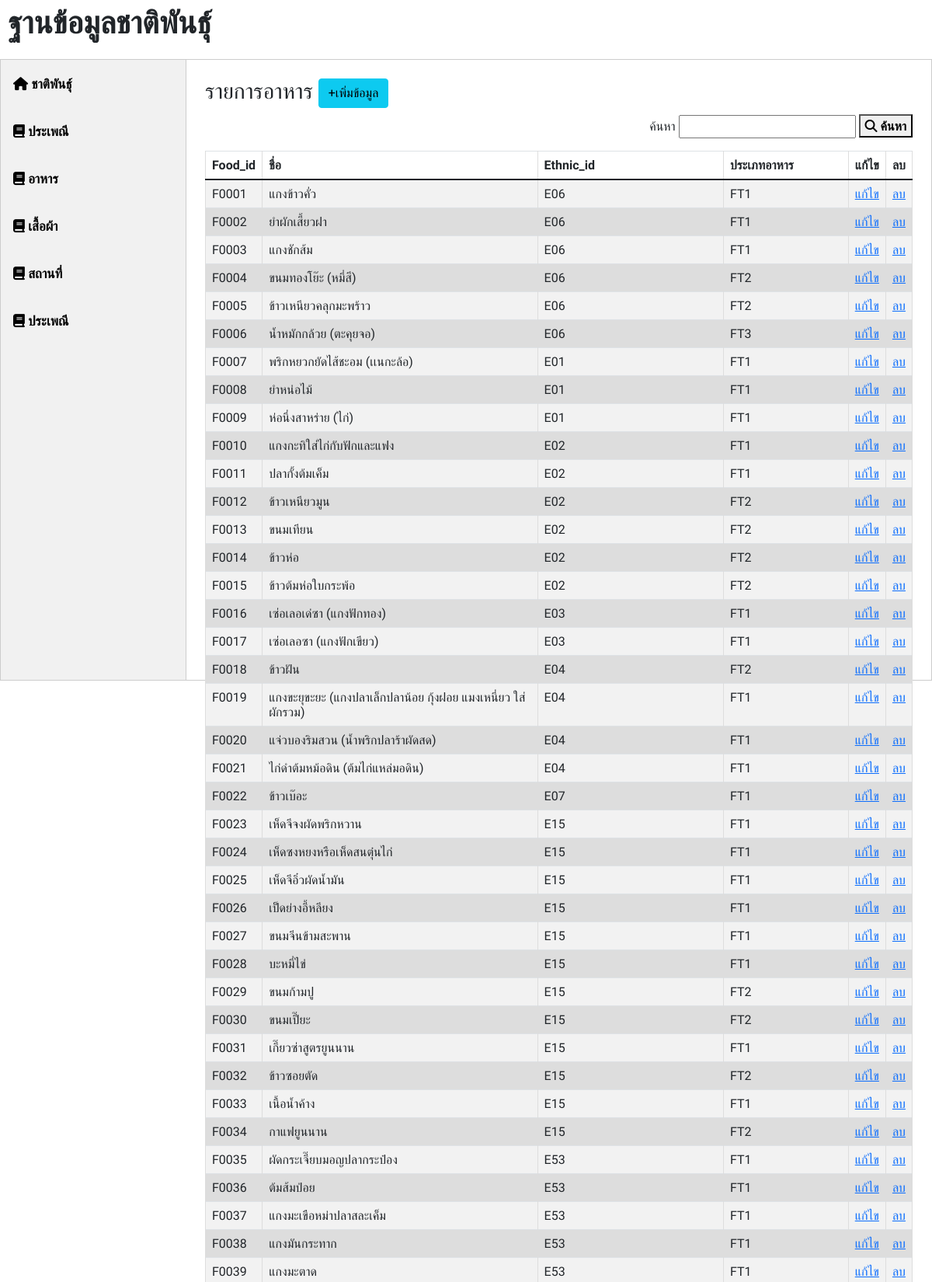
The page /admin/old/amfood.php (upper part) on the database its author committed.
### tables this page shows
CREATE TABLE `food` (
  `Food_id` varchar(25) NOT NULL,
  `Food_name` varchar(100) NOT NULL,
  `Ethnic_id` varchar(25) NOT NULL,
  `Foodtype_id` varchar(25) NOT NULL
);

### admin/old/amfood.php (the view, shortened to what this page needs)
<?php include("Connect.php");?>
<html>
<head>
        <link href="https://cdn.jsdelivr.net/npm/bootstrap@5.1.1/dist/css/bootstrap.min.css" rel="stylesheet">
<link rel="stylesheet" type="text/css" href="styleAll.css">
</head>
<body>
<div>
<font class="above"><B>ฐานข้อมูลชาติพันธุ์</font></B>
</div>
<div class="tab">
<a href="Home.php"><button class="tablinks"><i class='fas fa-home'> ชาติพันธุ์</i></button>
<a href="amcustom.php"><button class="tablinks"><i class='fas fa-book'>  ประเพณี</i></button></a>
  <button class="tablinks"><i class='fas fa-book'>  อาหาร</i></button></a>
  <a href="amclothes.php"><button class="tablinks"><i class='fas fa-book'> เสื้อผ้า</i></button></a>
  <a href="amallplace.php"><button class="tablinks"><i class='fas fa-book'> สถานที่</i></button></a>
  <button class="tablinks" id="defaultOpen"><i class='fas fa-book'>  ประเพณี</i></button>
</div>
<div id="Home" class="tabcontent" >
<div class="container">
            <div class="row">
                <div class="col-md-12"> <br>
                    <h3>รายการอาหาร <a href="AddEthnic.php" class="btn btn-info">+เพิ่มข้อมูล</a> </h3>
          <div class="search"><form action="emp.php" method="post">
ค้นหา <input type="text"  name="text"  >
<button style='height:30px' type='submit' name='submit' value='ค้นหา' ><i class="fa fa-search"> ค้นหา</i></button></div>
                    <table class="table table-striped  table-hover table-responsive table-bordered">
                        <thead>
                            <tr>
                                <th width="5%">Food_id</th>
                                <th width="45%">ชื่อ</th>
                                <th width="30%">Ethnic_id</th>
                                <th width="20%">ประเภทอาหาร</th>
                                <th width="5%">แก้ไข</th>
                                <th width="5%">ลบ</th>
                            </tr>
                        </thead>
                        <tbody>
                        <?php
                        $sql1 = "SELECT * FROM food";
                        $q1 = mysqli_query( $conn, $sql1 );
                         while($row = mysqli_fetch_array($q1)) {
                            echo"<tr>";
                                echo"<td>".$row['Food_id']."</td>";
                                echo "<td>".$row['Food_name']."</td>";
                                echo "<td>".$row['Ethnic_id']."</td>";
                                echo "<td>".$row['Foodtype_id']."</td>";
                                echo'<td><a href="formEdit.php?id='.$row['Ethnic_id'].'class="btn btn-warning btn-sm">แก้ไข</a></td>';
                                echo'<td><a href="del.php?id='.$row['Ethnic_id'].'class="btn btn-danger btn-sm" onclick="return confirm("ยืนยันการลบข้อมูลใช่หรือไม่")">ลบ</a></td>';
                            echo"</tr>";
                          }
            echo"</tbody>";
                    echo "</table>";
            echo"</div>";
            echo"</div>";
        echo"</div>";
        ?>
</body>
</html>

### admin/old/styleAll.css (style rules this page uses)
* { box-sizing: border-box }
body { font-family: 'Sarabun', sans-serif; }
.tab { float: left; border: 1px solid #ccc; background-color: #f1f1f1; width: 20%; height: 100%; }
.tab button { display: block; background-color: inherit; color: black; padding: 22px 16px; width: 100%; border: none; outline: none; text-align: left; cursor: pointer; transition: 0.3s; font-size: 17px; }
.tabcontent { float: left; padding: 0px 12px; border: 1px solid #ccc; width: 80%; border-left: none; height: 100%; }
.above { margin-top: 2%; margin-left: 10px; font-size: 40px; }
table { font-family: 'Sarabun', sans-serif; border-collapse: collapse; width: 90%; margin-left: auto; margin-right: auto; margin-top: 3%; }
td, th { border: 1px solid #dddddd; text-align: left; padding: 8px; }
tr:nth-child(even) { background-color: #dddddd; }

### admin/old/amfood.php (style rules this page uses)
.search { float: right; }

### rows shown on the page
food: Food_id "F0001", Food_name "แกงข้าวคั่ว", Ethnic "E06", Foodtype "FT1"
food: Food_id "F0002", Food_name "ยําผักเสี้ยวฝา", Ethnic "E06", Foodtype "FT1"
food: Food_id "F0003", Food_name "แกงชักส้ม", Ethnic "E06", Foodtype "FT1"
food: Food_id "F0004", Food_name "ขนมทองโย๊ะ (หมี่สี)", Ethnic "E06", Foodtype "FT2"
food: Food_id "F0005", Food_name "ข้าวเหนียวคลุกมะพร้าว", Ethnic "E06", Foodtype "FT2"
food: Food_id "F0006", Food_name "น้ำหมักกล้วย (ตะคุยจอ)", Ethnic "E06", Foodtype "FT3"
food: Food_id "F0007", Food_name "พริกหยวกยัดไส้ชะอม (เเนกะล้อ)", Ethnic "E01", Foodtype "FT1"
food: Food_id "F0008", Food_name "ยำหน่อไม้", Ethnic "E01", Foodtype "FT1"
food: Food_id "F0009", Food_name "ห่อนึ่งสาหร่าย (ไก่)", Ethnic "E01", Foodtype "FT1"
food: Food_id "F0010", Food_name "แกงกะทิใส่ไก่กับฟักและแฟง", Ethnic "E02", Foodtype "FT1"
food: Food_id "F0011", Food_name "ปลากั้งต้มเค็ม", Ethnic "E02", Foodtype "FT1"
food: Food_id "F0012", Food_name "ข้าวเหนียวมูน", Ethnic "E02", Foodtype "FT2"
food: Food_id "F0013", Food_name "ขนมเทียน", Ethnic "E02", Foodtype "FT2"
food: Food_id "F0014", Food_name "ข้าวห่อ", Ethnic "E02", Foodtype "FT2"
food: Food_id "F0015", Food_name "ข้าวต้มห่อใบกระพ้อ", Ethnic "E02", Foodtype "FT2"
food: Food_id "F0016", Food_name "เซ่อเลอเด่ซา (แกงฟักทอง)", Ethnic "E03", Foodtype "FT1"
food: Food_id "F0017", Food_name "เซ่อเลอซา (แกงฟักเขียว)", Ethnic "E03", Foodtype "FT1"
food: Food_id "F0018", Food_name "ข้าวฝัน", Ethnic "E04", Foodtype "FT2"
food: Food_id "F0019", Food_name "แกงขะยุขะยะ (แกงปลาเล็กปลาน้อย กุ้งฝอย แมงเหนี่ยว ใส่ผักรวม)", Ethnic "E04", Foodtype "FT1"
food: Food_id "F0020", Food_name "แจ่วบองริมสวน (น้ำพริกปลาร้าผัดสด)", Ethnic "E04", Foodtype "FT1"
food: Food_id "F0021", Food_name "ไก่ดำต้มหม้อดิน (ต้มไก่แหล่มอดิน)", Ethnic "E04", Foodtype "FT1"
food: Food_id "F0022", Food_name "ข้าวเบ๊อะ", Ethnic "E07", Foodtype "FT1"
food: Food_id "F0023", Food_name "เห็ดจีจงผัดพริกหวาน", Ethnic "E15", Foodtype "FT1"
food: Food_id "F0024", Food_name "เห็ดซงหยงหรือเห็ดสนตุ๋นไก่", Ethnic "E15", Foodtype "FT1"
food: Food_id "F0025", Food_name "เห็ดจีอิ๋วผัดน้ำมัน", Ethnic "E15", Foodtype "FT1"
food: Food_id "F0026", Food_name "เป็ดย่างอี้หลียง", Ethnic "E15", Foodtype "FT1"
food: Food_id "F0027", Food_name "ขนมจีนข้ามสะพาน", Ethnic "E15", Foodtype "FT1"
food: Food_id "F0028", Food_name "บะหมี่ไข่", Ethnic "E15", Foodtype "FT1"
food: Food_id "F0029", Food_name "ขนมก้ามปู", Ethnic "E15", Foodtype "FT2"
food: Food_id "F0030", Food_name "ขนมเปี๊ยะ", Ethnic "E15", Foodtype "FT2"
food: Food_id "F0031", Food_name "เกี๊ยวซ่าสูตรยูนนาน", Ethnic "E15", Foodtype "FT1"
food: Food_id "F0032", Food_name "ข้าวซอยตัด", Ethnic "E15", Foodtype "FT2"
food: Food_id "F0033", Food_name "เนื้อน้ำค้าง", Ethnic "E15", Foodtype "FT1"
food: Food_id "F0034", Food_name "กาแฟยูนนาน", Ethnic "E15", Foodtype "FT2"
food: Food_id "F0035", Food_name "ผัดกระเจี๊ยบมอญปลากระป๋อง", Ethnic "E53", Foodtype "FT1"
food: Food_id "F0036", Food_name "ต้มส้มป่อย", Ethnic "E53", Foodtype "FT1"
food: Food_id "F0037", Food_name "แกงมะเขือหม่าปลาสละเค็ม", Ethnic "E53", Foodtype "FT1"
food: Food_id "F0038", Food_name "แกงมันกระทาก", Ethnic "E53", Foodtype "FT1"
food: Food_id "F0039", Food_name "แกงมะตาด", Ethnic "E53", Foodtype "FT1"
